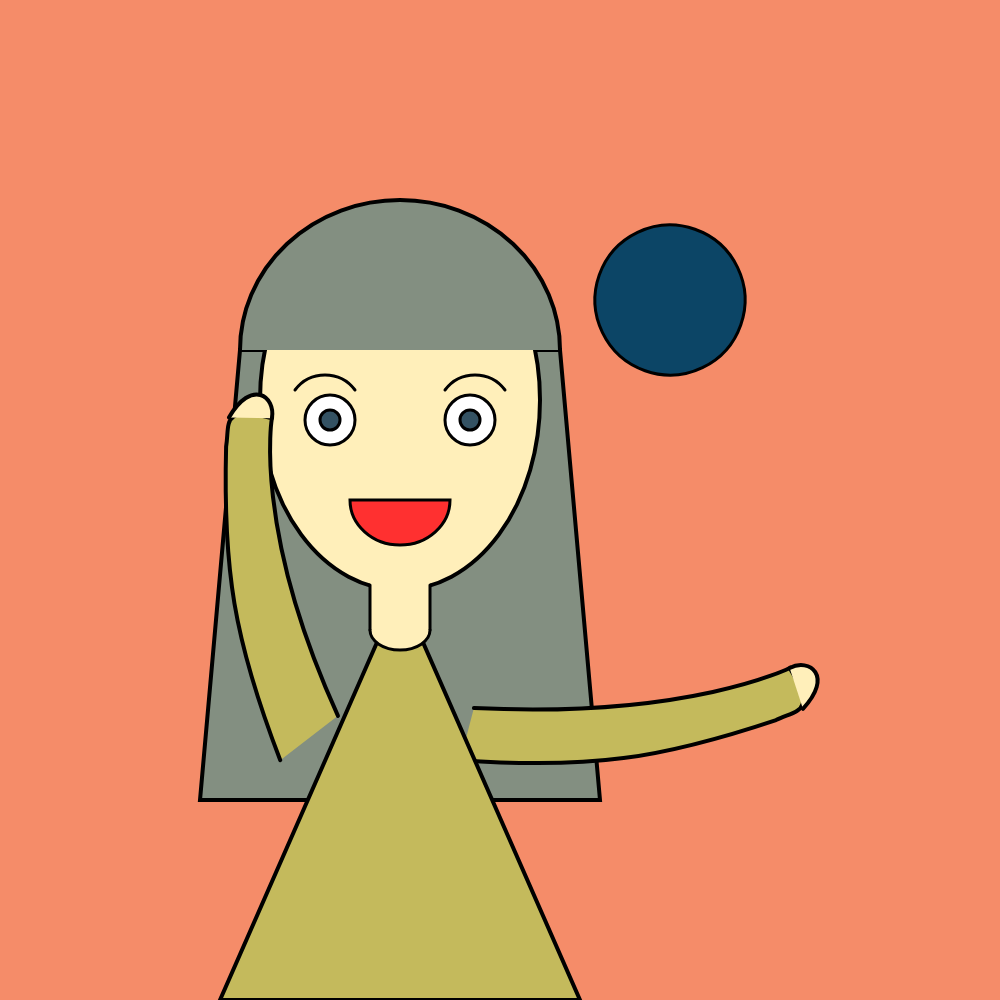
Frame 1 (no input)
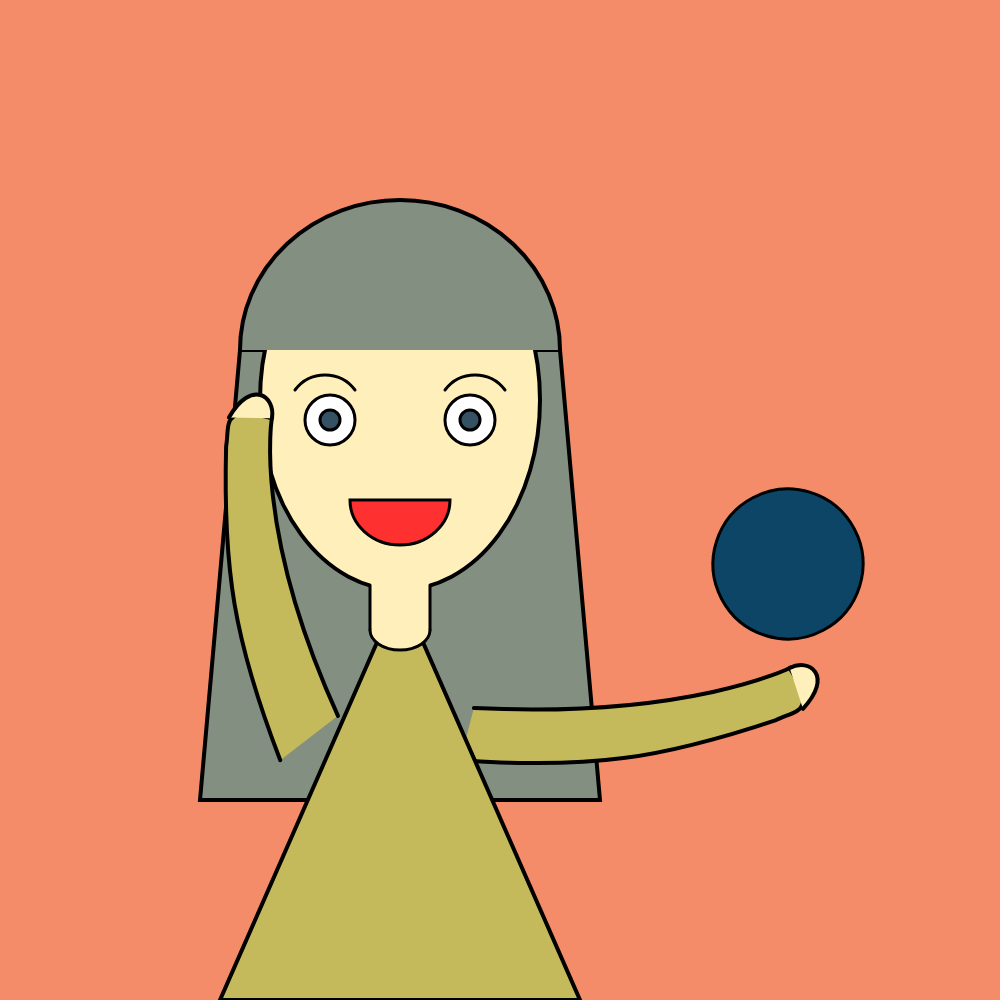
Frame 60 (no input)
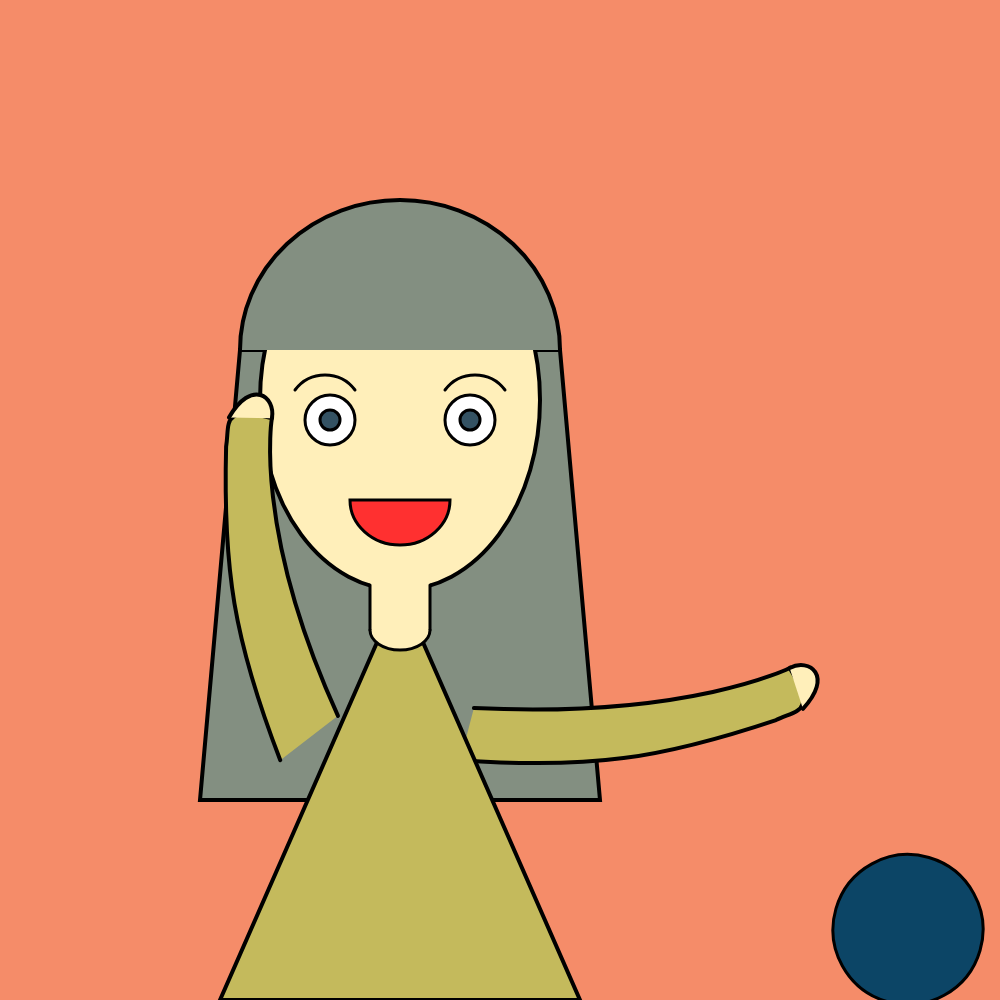
Frame 120 (the mouse pressed at the canvas centre since frame 60)

The p5.js sketch that drew these frames (run headless with seeded random() and noise() and a simulated clock; from frame 60 on, the mouse is pressed at the canvas centre):

// p5.js sketch
// ── sketch.js
var x0=670;
var y0=300;
var dx=2;
function setup() {
  createCanvas(1000, 1000);
}

function draw() {
  background(245, 140, 105);
  strokeWeight(4);

  //发尾
  fill(131, 143, 129);
  quad(240,350,200,800,600,800,560,350);
  
  //脸
  fill(255, 239, 186);
  ellipse(400,400,280,380);
  fill(0);

  //刘海
  fill(131, 143, 129);
  arc(400,350,320,300,-PI,0,OPEN);

   //右胳膊
  push();
  fill(196, 186, 92);
  translate(490,720);
  rotate(dx/PI);
  translate(-490,-720);
  beginShape();
  vertex(470,720);
  bezierVertex(650,600,700,500,700,500);
  bezierVertex(750,520,730,530,720,550);
  bezierVertex(650,650,600,700,490,770);
  endShape();

  //右手
  fill(255, 239, 186);
  bezier(700,500,710,480,740,480,735,525);
  pop();
  
  //左胳膊
  push();
  fill(196, 186, 92);
  translate(310,720);
  rotate(dx/PI);
  translate(-310,-720);
  beginShape();
  vertex(330,700);
  bezierVertex(150,600,100,500,100,500);
  bezierVertex(50,520,70,530,80,550);
  bezierVertex(150,650,200,700,310,770);
  endShape();
  
  //左手
  fill(255, 239, 186);
  bezier(100,500,90,480,60,480,65,525);
  pop();

  //身子
  fill(196, 186, 92);
  triangle(400,590,220,1000,580,1000);

  //脖子
  strokeWeight(0);
  fill(255, 239, 186);
  rect(370,570,60,60);
  strokeWeight(3);
  line(370,585,370,630);
  line(430,585,430,630);

  //领子
  strokeWeight(3);
  fill(255, 239, 186);
  arc(400,630,60,40,0,PI,OPEN);

  //眼睛
  fill(255);
  ellipse(330,420,50,50);  //左眼白
  ellipse(470,420,50,50);  //右眼白
  fill(52, 82, 99);
  ellipse(330,420,20,20);  //左眼珠‘
  ellipse(470,420,20,20);  //右眼珠
  
  //眉毛
  //line(300,380,350,380);
  noFill();
  bezier(295,390,310,370,340,370,355,390);  //左眉毛
  bezier(505,390,490,370,460,370,445,390);  //右眉毛

  //嘴巴
  fill(255,48,48);
  arc(400,500,100,90,0,PI,CHORD);



  //球
  push();
  translate(x0,y0);
  rotate(dx*x0/(100*PI));
  translate(-x0,-y0);
  fill(12, 69, 102);
  ellipse(x0,y0,150,150);
  x0+=dx;
  y0=0.0034*x0*x0-2.72*x0+596.14;
  if(x0>=width||x0<=0)
  dx=-dx;

}
